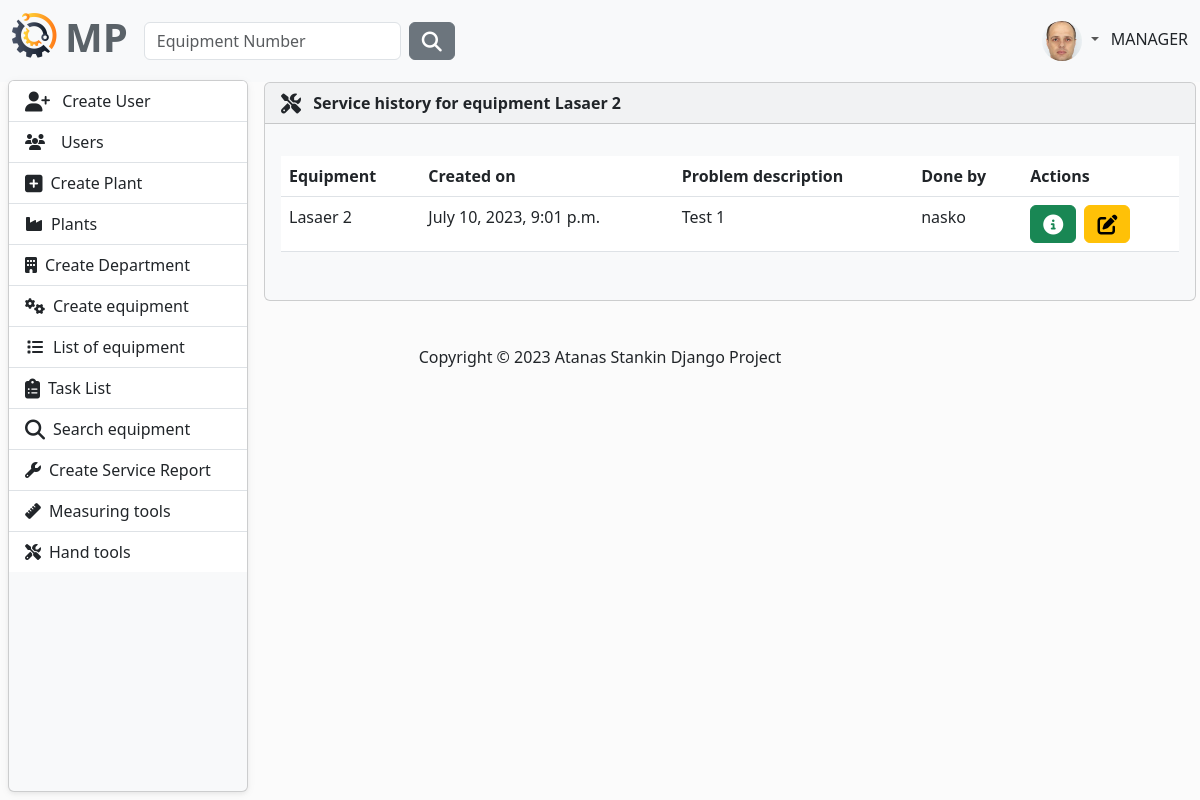
Page /service-history/2/ (signed in) on the earlier database version.
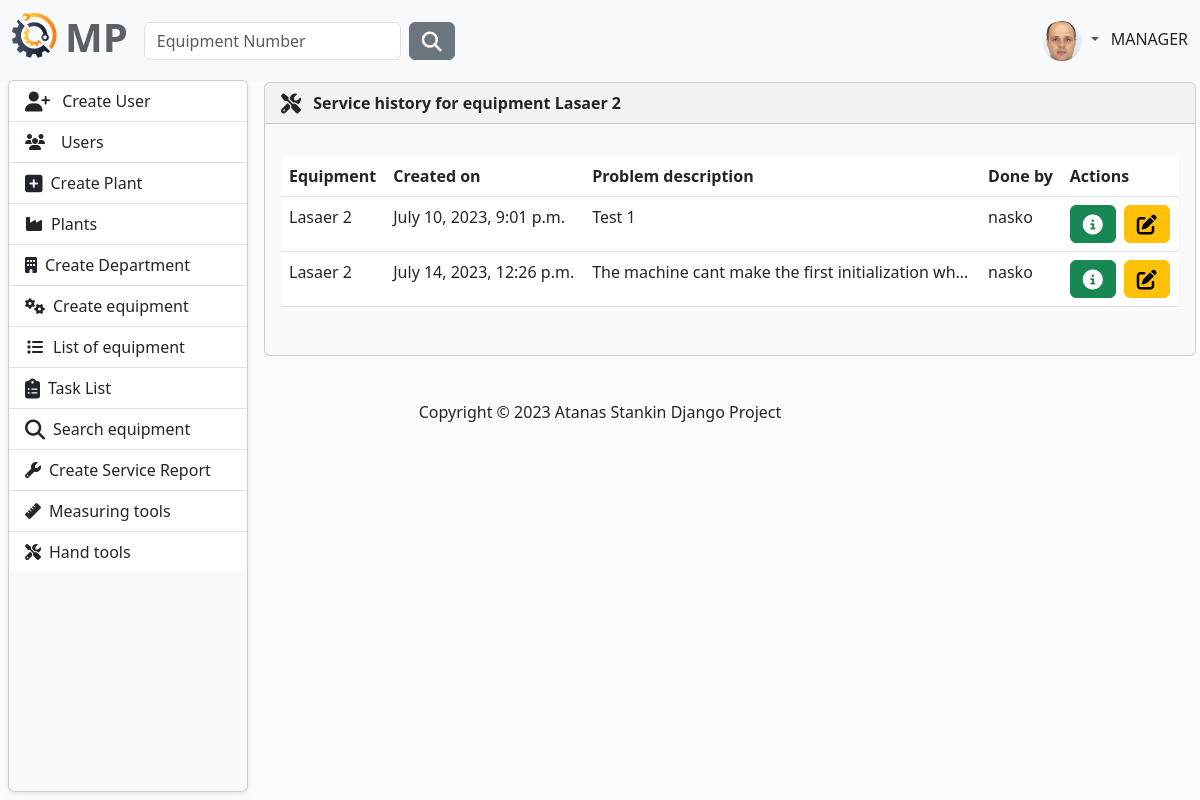
Same page on the later database version.
### MaintenancePlanner/service_history/models.py (models this page shows)
class ServiceHistory(models.Model):
    created_on = models.DateTimeField(default=timezone.now)
    equipment = models.ForeignKey(
        to=Equipment,
        on_delete=models.CASCADE,
    )
    technician = models.ForeignKey(UserModel, on_delete=models.CASCADE)
    problem_description = models.TextField()
    solution = models.TextField()

### MaintenancePlanner/equipment/models.py (models this page shows)
class Equipment(models.Model):
    description = models.CharField(
        max_length=30,
        validators=[equipment_name_validator],
    )
    type = models.CharField(
        max_length=30,
        choices=TYPE_OF_EQUIPMENT
    )
    acquisition_date = models.DateField(
        blank=True,
        null=True,
        verbose_name='Acquisition Date',
    )
    acquisition_value = models.FloatField(
        blank=True,
        null=True,
        verbose_name='Acquisition Value',
    )
    currency_code = models.CharField(
        max_length=10,
        choices=CURRENCY_CHOICES,
        default='EUR',
    )
    year_of_manufacture = models.PositiveIntegerField(
        verbose_name='Year of Manufacture',
        null=True,
        blank=True,
    )
    manufacturer = models.CharField(
        max_length=30,
        blank=True,
        null=True,
    )
    model_number = models.CharField(
        max_length=30,
        blank=True,
        null=True,
        verbose_name='Model Number'
    )
    part_number = models.CharField(
        max_length=30,
        blank=True,
        null=True,
        verbose_name='Manufacturer Part Number',
    )
    serial_number = models.CharField(
        max_length=30,
        blank=True,
        null=True,
        verbose_name='Manufacturer Serial Number',
    )
    plant = models.ForeignKey(
        to=Plant,
        on_delete=models.CASCADE)
    department = models.ForeignKey(
        to=Department,
        on_delete=models.CASCADE)
    def __str__(self):
        return self.description

### MaintenancePlanner/accounts/models.py (models this page shows, shortened)
class AppUser(AbstractUser, PermissionsMixin):
    first_name = models.CharField(
        max_length=30,
        validators=[
            MinLengthValidator(2),
            user_name_validator,
        ]
    )
    last_name = models.CharField(
        max_length=30,
        validators=[
            MinLengthValidator(2),
            user_name_validator,
        ]
    )
    email = models.EmailField(unique=True)
    class Role(models.TextChoices):
        MANAGER = "MANAGER", 'Manager'
        SUPERVISOR = "SUPERVISOR", 'Supervisor'
        OPERATOR = "OPERATOR", 'Operator'
    role = models.CharField(max_length=50, choices=Role.choices)

### MaintenancePlanner/service_history/views.py (the view)
# urls.py: path('<int:pk>/', views.service_history, name='service-history'),
@login_required
def service_history(request, pk):
    equipment = Equipment.objects.get(pk=pk)
    reports = ServiceHistory.objects.filter(equipment=equipment)
    context = {
        'equipment': equipment,
        'reports': reports,
    }
    return render(request, 'service-history.html', context)

### MaintenancePlanner/service_history/templates/service-history.html (shortened to what this page needs)
{% extends "base.html" %}
{% block content %}
    <article>
        {% if reports %}
            <div class="card bg-light ms-1 me-4 mb-4 mt-0">
                <div class="card-header">
                    <i class="fa-solid fa-screwdriver-wrench fa-lg me-2"></i>
                    <strong>Service history for equipment {{ equipment }}</strong>
                </div>
                <div class="card-body">
                    <p class="card-text">
                    <div class="table-responsive">
                        <table class="table table-hover">
                            <thead>
                            <tr>
                                <th scope="col">Equipment</th>
                                <th scope="col">Created on</th>
                                <th scope="col">Problem description</th>
                                <th scope="col">Done by</th>
                                <th scope="col">Actions</th>
                            </tr>
                            </thead>
                            <tbody>
                            {% for report in  reports %}
                                <tr>
                                <td>
                                    {{ report.equipment }}
                                </td>
                                <td>
                                    {{ report.created_on }}
                                </td>
                                <td>
                                    {{ report.problem_description|truncatechars:50 }}
                                </td>
                                <td>{{ report.technician }}</td>
                                <td>
                                    <button type="button" class="btn btn-success me-1"
                                            href="#" data-bs-toggle="modal"
                                            data-bs-target="#myModal{{ report.id }}">
                                        <i class="fa-solid fa-circle-info fa-lg"></i>
                                    </button>
                                    <a class="btn btn-warning" href="{% url 'update-report' report.id %}">
                                        <i class="fa-solid fa-pen-to-square fa-lg"></i>
                                    </a>
                                </td>
                            {% endfor %}
                            </tbody>
                        </table>
                    </div>
                    </p>
                </div>
            </div>
        {% endif %}
    </article>
{% endblock %}

Differences in the rows shown:
added ServiceHistory: equipment "Lasaer 2", created_on "July 14, 2023, 12:26 p.m.", problem_description "The machine cant make the first initialization wh…", technician "nasko"
